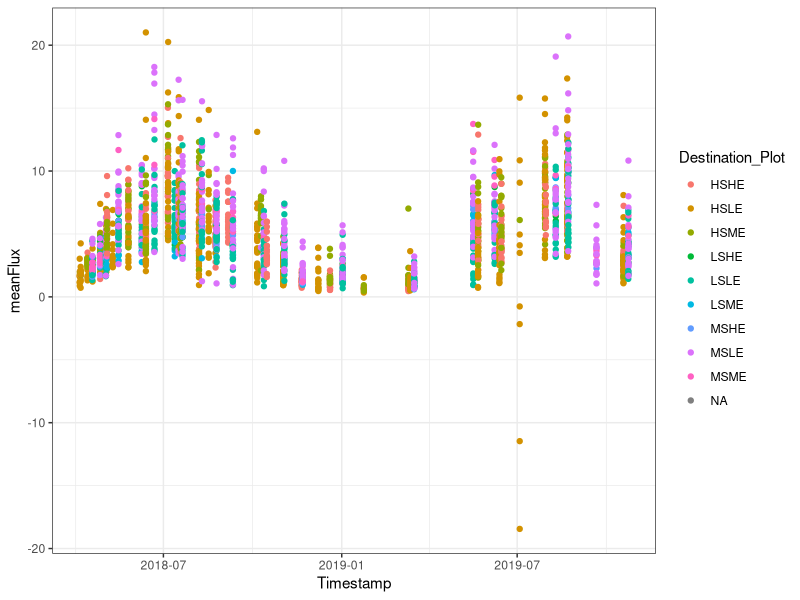

R code for this plot:
## ---- chunk 1
knitr::opts_chunk$set(echo = TRUE)

library(ggplot2)
theme_set(theme_bw())
library(readr)
## ---- chunk 2
# Read in data from premis-ghg (SP and BBL's greenhouse gas repository)
licor_daily_data <- read_csv("data/premis-ghg/licor_daily_data.csv",
                             col_types = "Tdccddddd")
plot_data <- read_csv("data/premis-ghg/plot_data.csv",
                      col_types = "ccccddd")
## ---- chunk 3
p <- ggplot(licor_daily_data) +
  aes(x = Timestamp, y = meanFlux, color = Destination_Plot) +
  geom_point(na.rm = TRUE)
print(p)
